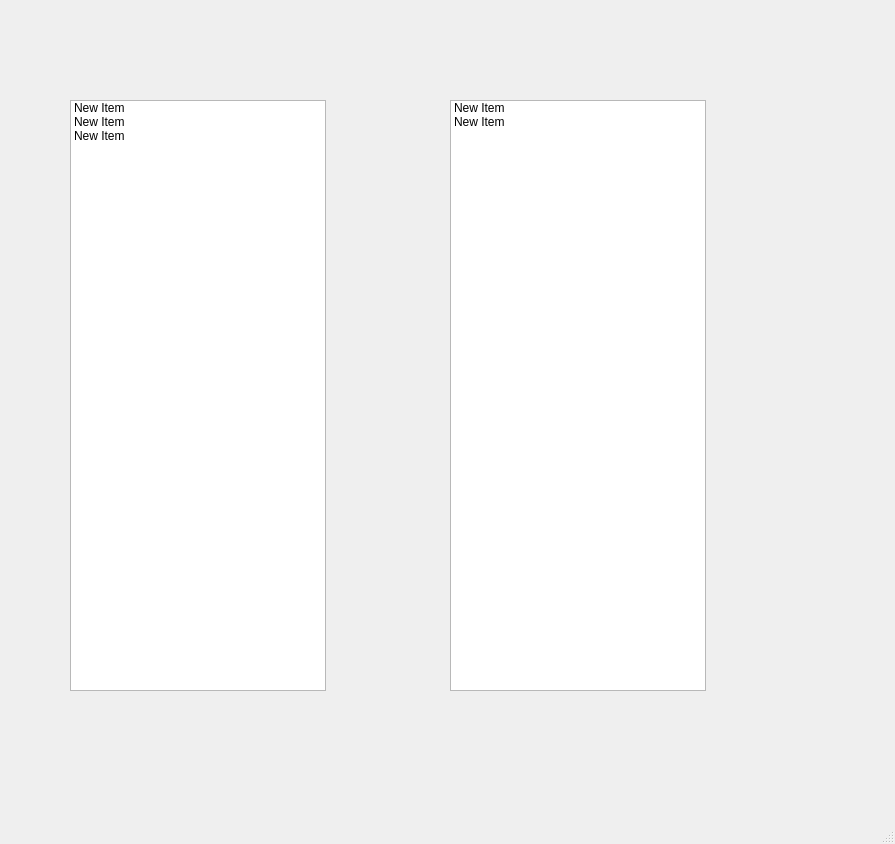
<?xml version="1.0" encoding="UTF-8"?>
<ui version="4.0">
 <class>MainWindow</class>
 <widget class="QMainWindow" name="MainWindow">
  <property name="geometry">
   <rect>
    <x>0</x>
    <y>0</y>
    <width>895</width>
    <height>844</height>
   </rect>
  </property>
  <property name="windowTitle">
   <string>MainWindow</string>
  </property>
  <widget class="QWidget" name="centralwidget">
   <widget class="QListWidget" name="listWidget">
    <property name="geometry">
     <rect>
      <x>70</x>
      <y>100</y>
      <width>256</width>
      <height>591</height>
     </rect>
    </property>
    <property name="dragEnabled">
     <bool>true</bool>
    </property>
    <property name="dragDropMode">
     <enum>QAbstractItemView::DragDrop</enum>
    </property>
    <property name="defaultDropAction">
     <enum>Qt::MoveAction</enum>
    </property>
    <property name="alternatingRowColors">
     <bool>false</bool>
    </property>
    <property name="selectionMode">
     <enum>QAbstractItemView::MultiSelection</enum>
    </property>
    <item>
     <property name="text">
      <string>New Item</string>
     </property>
    </item>
    <item>
     <property name="text">
      <string>New Item</string>
     </property>
    </item>
    <item>
     <property name="text">
      <string>New Item</string>
     </property>
    </item>
   </widget>
   <widget class="QListWidget" name="listWidget_2">
    <property name="geometry">
     <rect>
      <x>450</x>
      <y>100</y>
      <width>256</width>
      <height>591</height>
     </rect>
    </property>
    <property name="dragEnabled">
     <bool>true</bool>
    </property>
    <property name="dragDropMode">
     <enum>QAbstractItemView::DragDrop</enum>
    </property>
    <property name="defaultDropAction">
     <enum>Qt::MoveAction</enum>
    </property>
    <property name="alternatingRowColors">
     <bool>false</bool>
    </property>
    <property name="selectionMode">
     <enum>QAbstractItemView::MultiSelection</enum>
    </property>
    <item>
     <property name="text">
      <string>New Item</string>
     </property>
    </item>
    <item>
     <property name="text">
      <string>New Item</string>
     </property>
    </item>
   </widget>
  </widget>
  <widget class="QMenuBar" name="menubar">
   <property name="geometry">
    <rect>
     <x>0</x>
     <y>0</y>
     <width>895</width>
     <height>22</height>
    </rect>
   </property>
  </widget>
  <widget class="QStatusBar" name="statusbar"/>
 </widget>
 <resources/>
 <connections/>
</ui>
